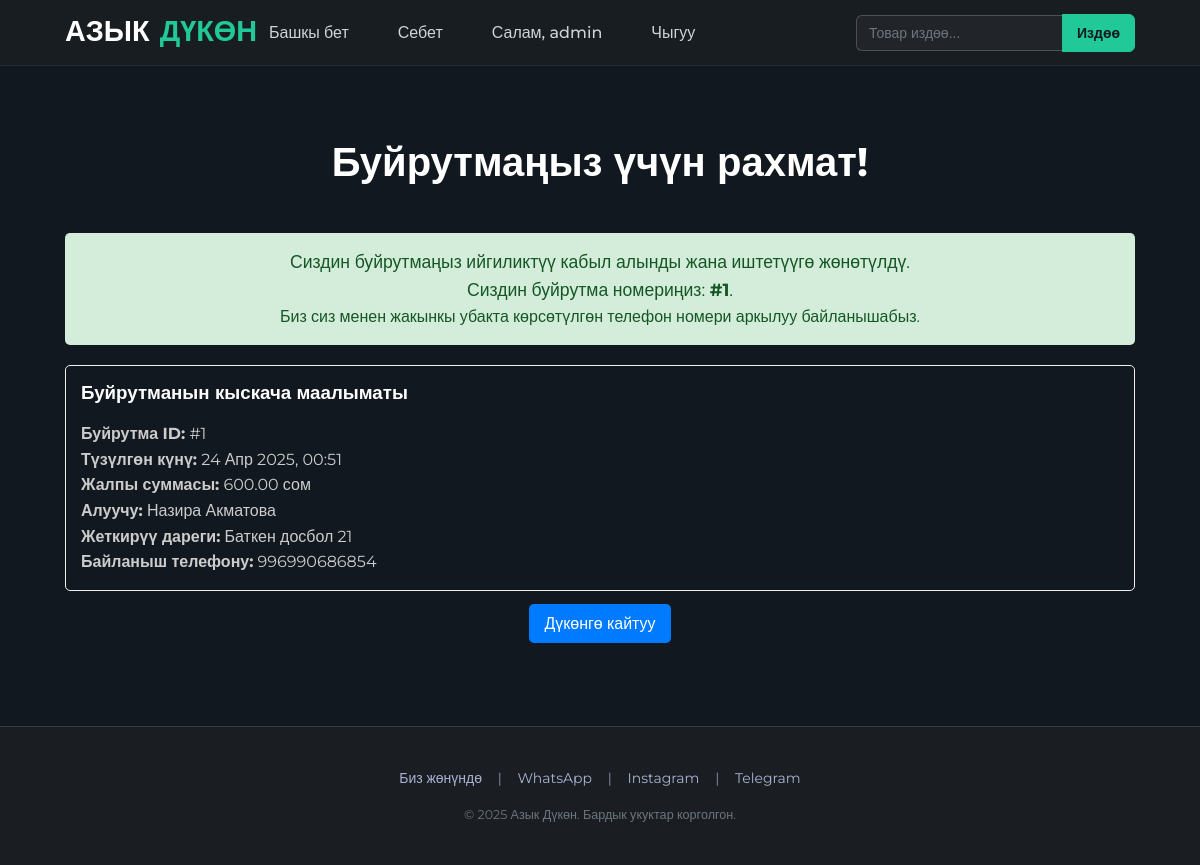
The page /order/created/1/ (signed in) on the database its author committed.
### store/models.py (models this page shows, shortened)
class Order(models.Model):
    STATUS_CHOICES = [('pending',_('Күтүүдө')), ('processing',_('Иштелүүдө')), ('shipped',_('Жолдо')), ('delivered',_('Жеткирилди')), ('cancelled',_('Жокко чыгарылды'))]
    user = models.ForeignKey(User, on_delete=models.SET_NULL, null=True, blank=True, verbose_name=_("Колдонуучу"))
    first_name = models.CharField(_("Аты"), max_length=100, blank=False)
    last_name = models.CharField(_("Фамилиясы"), max_length=100, blank=False)
    guest_phone = models.CharField(_("Байланыш телефону"), max_length=20, blank=False)
    shipping_address = models.TextField(_("Жеткирүү дареги"), blank=False)
    created_at = models.DateTimeField(auto_now_add=True, verbose_name=_("Түзүлгөн убактысы"))
    updated_at = models.DateTimeField(auto_now=True, verbose_name=_("Жаңыртылган убактысы"))
    total_amount = models.DecimalField(max_digits=12, decimal_places=2, default=0.00, verbose_name=_("Жалпы суммасы"))
    status = models.CharField(max_length=20, choices=STATUS_CHOICES, default='pending', verbose_name=_("Абалы (статусу)"))
    class Meta: verbose_name = _("Буйрутма"); verbose_name_plural = _("Буйрутмалар"); ordering = ['-created_at']

### store/views.py (the view)
# urls.py: path('order/created/<int:order_id>/', views.order_created, name='order_created'),
def order_created(request, order_id):
    order = get_object_or_404(Order, id=order_id)
    if order.user and order.user != request.user and not request.user.is_staff:
         messages.error(request, _("Сизде бул буйрутманы көрүүгө укук жок."))
         return redirect('store:home')
    context = {'order': order}
    return render(request, 'store/order_created.html', context)

### store/cart.py (called while the page is built)
    def __len__(self):
        return sum(item['quantity'] for item in self.cart.values())

### store/context_processors.py (called while the page is built)
def cart(request):
    return {'cart': Cart(request)}

### templates/store/order_created.html (shortened to what this page needs)
{% extends "store/base.html" %}
{% load static %}
{% load i18n %}
{% block content %}
    <h1>{% trans "Буйрутмаңыз үчүн рахмат!" %}</h1>
    <div style="background-color: #d4edda; border-color: #c3e6cb; color: #155724; padding: 15px; border-radius: 5px; margin-bottom: 20px; text-align: center;">
        <p style="font-size: 1.1em;">
        </p>
        <p>{% trans "Биз сиз менен жакынкы убакта көрсөтүлгөн телефон номери аркылуу байланышабыз." %}</p>
    </div>
    <div style="margin-bottom: 20px; padding: 15px; border: 1px solid #eee; border-radius: 5px;">
        <h3>{% trans "Буйрутманын кыскача маалыматы" %}</h3>
        <p><strong>{% trans "Буйрутма ID" %}:</strong> #{{ order.id }}</p>
        <p><strong>{% trans "Түзүлгөн күнү" %}:</strong> {{ order.created_at|date:"d M Y, H:i" }}</p>
        <p><strong>{% trans "Жалпы суммасы" %}:</strong> {{ order.total_amount }} сом</p>
        {% if order.first_name and order.last_name %}
           <p><strong>{% trans "Алуучу" %}:</strong> {{ order.first_name }} {{ order.last_name }}</p>
        {% endif %}
        <p><strong>{% trans "Жеткирүү дареги" %}:</strong> {{ order.shipping_address }}</p>
        <p><strong>{% trans "Байланыш телефону" %}:</strong> {{ order.guest_phone }}</p>
    </div>
    <p style="text-align: center;">
        <a href="{% url 'store:home' %}" class="button" style="padding: 10px 15px; background-color: #007bff; color: white; text-decoration: none; border-radius: 5px;">
            {% trans "Дүкөнгө кайтуу" %}
        </a>
    </p>
{% endblock %}

### templates/store/base.html (shortened to what this page needs)
{% load static %}
{% load i18n %}
<!DOCTYPE html>
<html lang="kg">
<head>
    <link rel="stylesheet" href="{% static 'css/style.css' %}">
</head>
<body>
    <header>
        <nav class="main-nav">
            <div class="nav-container">
                <div class="logo">
                    <a href="{% url 'store:home' %}"> <span class="logo-part1">АЗЫК</span><span class="logo-part2"> ДҮКӨН</span></a>
                </div>
                <div class="nav-links">
                    <a href="{% url 'store:home' %}" class="nav-item {% if request.resolver_match.url_name == 'home' %}active{% endif %}">
                        {% trans "Башкы бет" %}
                    </a>
                    <a href="{% url 'store:cart_detail' %}" class="nav-item {% if request.resolver_match.url_name == 'cart_detail' %}active{% endif %}">
                        {% trans "Себет" %}
                    </a>
                    {% if user.is_authenticated %}
                        <a href="{% url 'store:profile' %}" class="nav-item {% if request.resolver_match.url_name == 'profile' %}active{% endif %}">
                        </a>
                        <form action="{% url 'logout' %}" method="post" style="display: inline; margin: 0; padding: 0;">
                            <button type="submit" class="nav-item">
                                {% trans "Чыгуу" %}
                            </button>
                        </form>
                    {% else %}
                        <a href="{% url 'login' %}" class="nav-item {% if 'login' in request.path %}active{% endif %}">{% trans "Кирүү" %}</a>
                        <a href="{% url 'store:signup' %}" class="nav-item {% if request.resolver_match.url_name == 'signup' %}active{% endif %}">{% trans "Катталуу" %}</a>
                    {% endif %}
                </div>
                <div class="search-form-container">
                    <form method="get" action="{% url 'store:search_results' %}" >
                        <input type="text" name="q" placeholder="Товар издөө..." required class="search-input">
                        <button type="submit" class="search-button">
                            Издөө
                        </button>
                    </form>
                </div>
            </div>
        </nav>
    </header>
    <main class="container">
        {% block content %}{% endblock %}
    </main>
    <footer>
        <nav>
            <a href="{% url 'store:about' %}">{% trans "Биз жөнүндө" %}</a> |
            <a href="https://wa.me/996990686854" target="_blank" rel="noopener noreferrer">WhatsApp</a> |
            <a href="https://www.instagram.com/akmatova._.n/" target="_blank" rel="noopener noreferrer">Instagram</a> |
            <a href="https://t.me/Акматова Назира" target="_blank" rel="noopener noreferrer">Telegram</a>
        </nav>
        <p>© {% now "Y" %} Азык Дүкөн. {% trans "Бардык укуктар корголгон." %}</p>
    </footer>
</body>
</html>

### static/css/style.css (style rules this page uses)
* { margin: 0; padding: 0; box-sizing: border-box; }
body { font-family: 'Montserrat', sans-serif; line-height: 1.6; color: #cccccc; background-color: #12181f; font-size: 16px; -webkit-font-smoothing: antialiased; -moz-osx-font-smoothing: grayscale; }
.container { max-width: 1100px; margin-left: auto; margin-right: auto; padding-left: 15px; padding-right: 15px; }
main.container { margin-top: 25px; margin-bottom: 35px; padding-top: 20px; padding-bottom: 30px; }
h1, h2, h3, h4, h5, h6 { margin-bottom: 1rem; color: #ffffff; font-weight: 700; line-height: 1.3; }
h1 { text-align: center; margin-top: 25px; margin-bottom: 45px; font-size: 2.5em; }
a { color: #20C997; text-decoration: none; transition: color 0.3s ease; }
button { cursor: pointer; font-family: inherit; }
header { background: rgba(26, 30, 35, 0.90); border-bottom: 1px solid rgba(52, 58, 64, 0.6); position: sticky; top: 0; z-index: 1020; backdrop-filter: blur(8px); -webkit-backdrop-filter: blur(8px); }
nav.main-nav .nav-container { display: flex; justify-content: space-between; align-items: center; max-width: 1100px; margin: 0 auto; padding: 0 15px; height: 65px; }
nav.main-nav .logo a { font-size: 1.8rem; font-weight: 700; text-decoration: none; line-height: 1; color: #ffffff; }
.logo-part1 { color: #ffffff; }
.logo-part2 { color: #20C997; margin-left: 2px; }
nav.main-nav .nav-links { display: flex; align-items: center; gap: 25px; }
nav.main-nav .nav-item { color: #ced4da; text-decoration: none; font-weight: 500; font-size: 1rem; padding: 8px 12px; border-bottom: 3px solid transparent; transition: color 0.2s ease, border-color 0.2s ease, background-color 0.2s ease; background: none; border: none; cursor: pointer; font-family: inherit; border-radius: 6px; }
nav.main-nav button.nav-item { vertical-align: baseline; }
.search-form-container { margin-left: auto; padding-left: 25px; }
.search-form-container form { display: flex; align-items: center; }
.search-form-container .search-input { padding: 9px 12px; border: 1px solid #495057; border-right: none; border-radius: 6px 0 0 6px; min-width: 180px; font-size: 14px; background-color: #212529; color: #ced4da; }
.search-form-container .search-input::placeholder { color: #6c757d; }
.search-form-container .search-button { padding: 9px 14px; background-color: #20C997; color: #12181f; border: 1px solid #20C997; border-radius: 0 6px 6px 0; cursor: pointer; font-size: 14px; font-weight: 600; transition: background-color 0.2s ease, border-color 0.2s ease; }
footer { text-align: center; padding: 40px 15px; margin-top: 60px; border-top: 1px solid #343A40; background-color: #1A1E23; color: #8892b0; font-size: 14px; }
footer nav { margin-bottom: 15px; }
footer nav a { color: #a8b2d1; text-decoration: none; margin: 0 12px; }
footer p { margin-top: 15px; font-size: 0.9em; color: #6c757d; }

### rows shown on the page
Order: id "1", created_at "24 Апр 2025, 00:51", total_amount "600.00", first_name "Назира", last_name "Акматова", shipping_address "Баткен досбол 21", guest_phone "996990686854"
